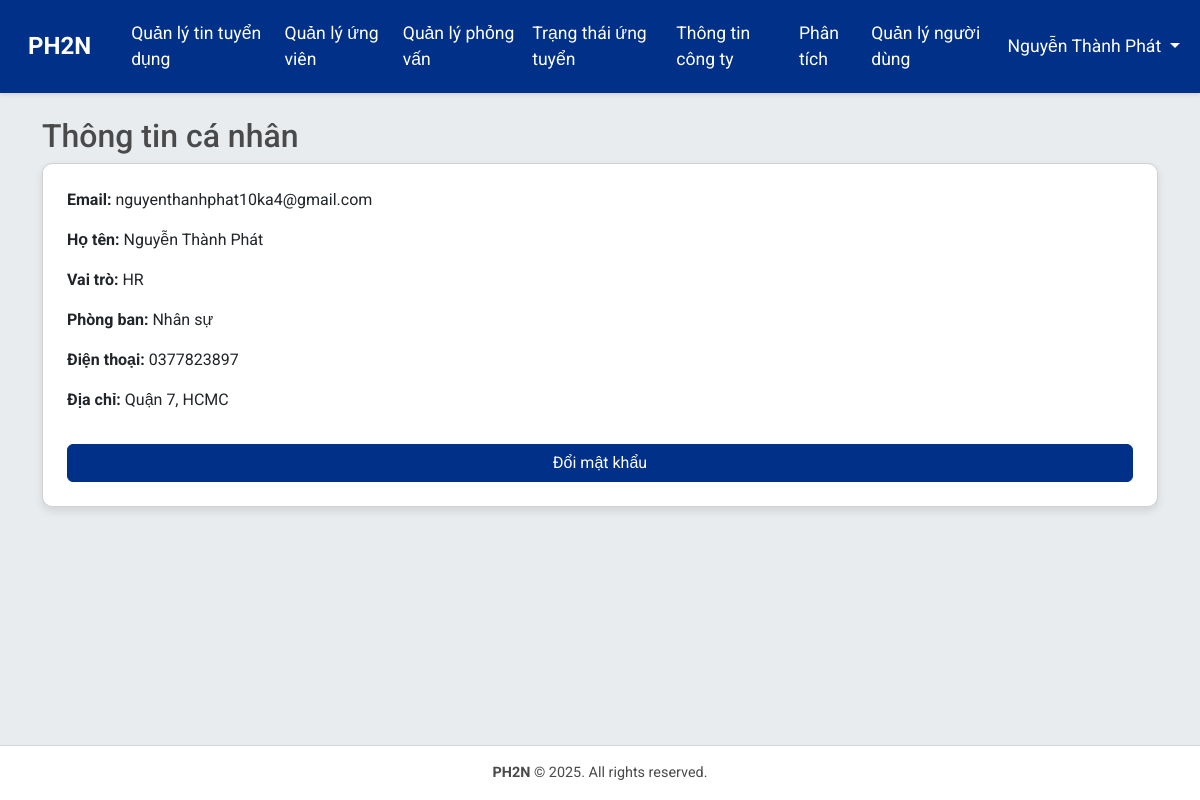
Page /accounts/profile/ (signed in) on the committed database.
### accounts/models.py (models this page shows, shortened)
class CustomUser(AbstractBaseUser, PermissionsMixin):
    ROLE_CHOICES = [
        ('hr', 'HR'),
        ('applicant', 'Applicant'),
        ('director', 'Director'),
        ('department', 'Department'),
    ]
    email = models.EmailField(unique=True)
    full_name = models.CharField(max_length=255)
    role = models.CharField(max_length=20, choices=ROLE_CHOICES, default='applicant')
    department = models.CharField(max_length=100, blank=True, help_text="Department or division within the company")
    department = models.CharField(max_length=100, choices=DEPARTMENTS, blank=True, default='', help_text="Phòng ban trong công ty")
    phone_number = models.CharField(max_length=15, blank=True)
    address = models.TextField(blank=True)
    is_active = models.BooleanField(default=True)
    is_staff = models.BooleanField(default=False)
    is_interviewer = models.BooleanField(default=False, help_text="Xác định người dùng có thể làm người phỏng vấn")  # Thêm trường này
    objects = CustomUserManager()
    USERNAME_FIELD = 'email'
    REQUIRED_FIELDS = ['full_name']

### accounts/views.py (the view)
# urls.py: path('profile/', views.profile_view, name='profile'),
@login_required
def profile_view(request):
    return render(request, 'accounts/profile.html', {'user': request.user})

### templates/accounts/profile.html
{% extends 'base.html' %}
{% block content %}
<h2>Thông tin cá nhân</h2>
<div class="card p-4">
    <p><strong>Email:</strong> {{ user.email }}</p>
    <p><strong>Họ tên:</strong> {{ user.full_name }}</p>
    <p><strong>Vai trò:</strong> {{ user.get_role_display }}</p>
    {% if user.department %}
    <p><strong>Phòng ban:</strong> {{ user.get_department_display }}</p>
    {% endif %}
    <p><strong>Điện thoại:</strong> {{ user.phone_number }}</p>
    <p><strong>Địa chỉ:</strong> {{ user.address }}</p>
    <a href="{% url 'accounts:change_password' %}" class="btn btn-primary mt-3">Đổi mật khẩu</a>
</div>
{% endblock %}

### templates/base.html (shortened to what this page needs)
{% load django_bootstrap5 %}
{% load static %}
<!DOCTYPE html>
<html lang="vi">
<head>
    {% bootstrap_css %}
    <link rel="stylesheet" href="{% static 'css/style.css' %}">
</head>
<body>
    <nav class="navbar navbar-expand-lg navbar-dark">
        <div class="container-fluid">
            <a class="navbar-brand" href="{% url 'jobs:job_list' %}">PH2N</a>
            <div class="collapse navbar-collapse" id="navbarNav">
                <ul class="navbar-nav me-auto">
                    {% if user.is_authenticated %}
                        {% if user.role == 'hr' %}
                            <li class="nav-item">
                                <a class="nav-link" href="{% url 'hr:manage_job_postings' %}">Quản lý tin tuyển dụng</a>
                            </li>
                            <li class="nav-item">
                                <a class="nav-link" href="{% url 'hr:manage_applications' %}">Quản lý ứng viên</a>
                            </li>
                            <li class="nav-item">
                                <a class="nav-link" href="{% url 'hr:manage_interviews' %}">Quản lý phỏng vấn</a>
                            </li>
                            <li class="nav-item">
                                <a class="nav-link" href="{% url 'hr:application_status' %}">Trạng thái ứng tuyển</a>
                            </li>
                            <li class="nav-item">
                                <a class="nav-link" href="{% url 'hr:manage_company_info' %}">Thông tin công ty</a>
                            </li>
                            <li class="nav-item">
                                <a class="nav-link" href="{% url 'hr:recruitment_analytics' %}">Phân tích</a>
                            </li>
                            <li class="nav-item">
                                <a class="nav-link" href="{% url 'accounts:user_management' %}">Quản lý người dùng</a>
                            </li>
                        {% endif %}
                    {% endif %}
                </ul>
                <ul class="navbar-nav">
                    {% if user.is_authenticated %}
                        <li class="nav-item dropdown">
                        <a class="nav-link dropdown-toggle" href="#" id="userDropdown" role="button"
                            data-bs-toggle="dropdown" aria-expanded="false">
                            {{ user.full_name }}
                        </a>
                        </li>
                    {% endif %}
                </ul>
            </div>
        </div>
    </nav>
    <div class="content-wrapper">
        <div class="container mt-4">
            {% block content %}
            {% endblock %}
        </div>
    </div>
    <footer class="footer">
        <div class="container">
            <p><strong>PH2N</strong> © 2025. All rights reserved.</p>
        </div>
    </footer>
</body>
</html>

### static/css/style.css (style rules this page uses)
body { font-family: 'Roboto', sans-serif; background-color: #E8ECEF; margin: 0; display: flex; flex-direction: column; min-height: 100vh; }
.content-wrapper { flex: 1; }
.navbar { background-color: #003087; box-shadow: 0 2px 4px rgba(0,0,0,0.1); }
.navbar-brand { font-weight: bold; font-size: 1.5rem; padding: 0.5rem 1rem; }
.nav-link { font-size: 1.1rem; padding: 0.75rem 1.25rem; color: #FFFFFF !important; transition: all 0.2s; }
.card { border-radius: 10px; box-shadow: 0 4px 8px rgba(0,0,0,0.1); transition: transform 0.2s; }
.btn-primary { background-color: #003087; border-color: #003087; }
.footer { background-color: #FFFFFF; border-top: 1px solid #D1D5DB; padding: 1rem 0; text-align: center; font-size: 0.9rem; color: #4A4A4A; margin-top: auto; position: relative; }
.footer p { margin: 0; }
h2, h3, h5 { color: #4A4A4A; }

### rows in the picture
CustomUser: full_name "Nguyễn Thành Phát", email "nguyenthanhphat10ka4@gmail.com", role "HR", department "Nhân sự", phone_number "0377823897", address "Quận 7, HCMC"
